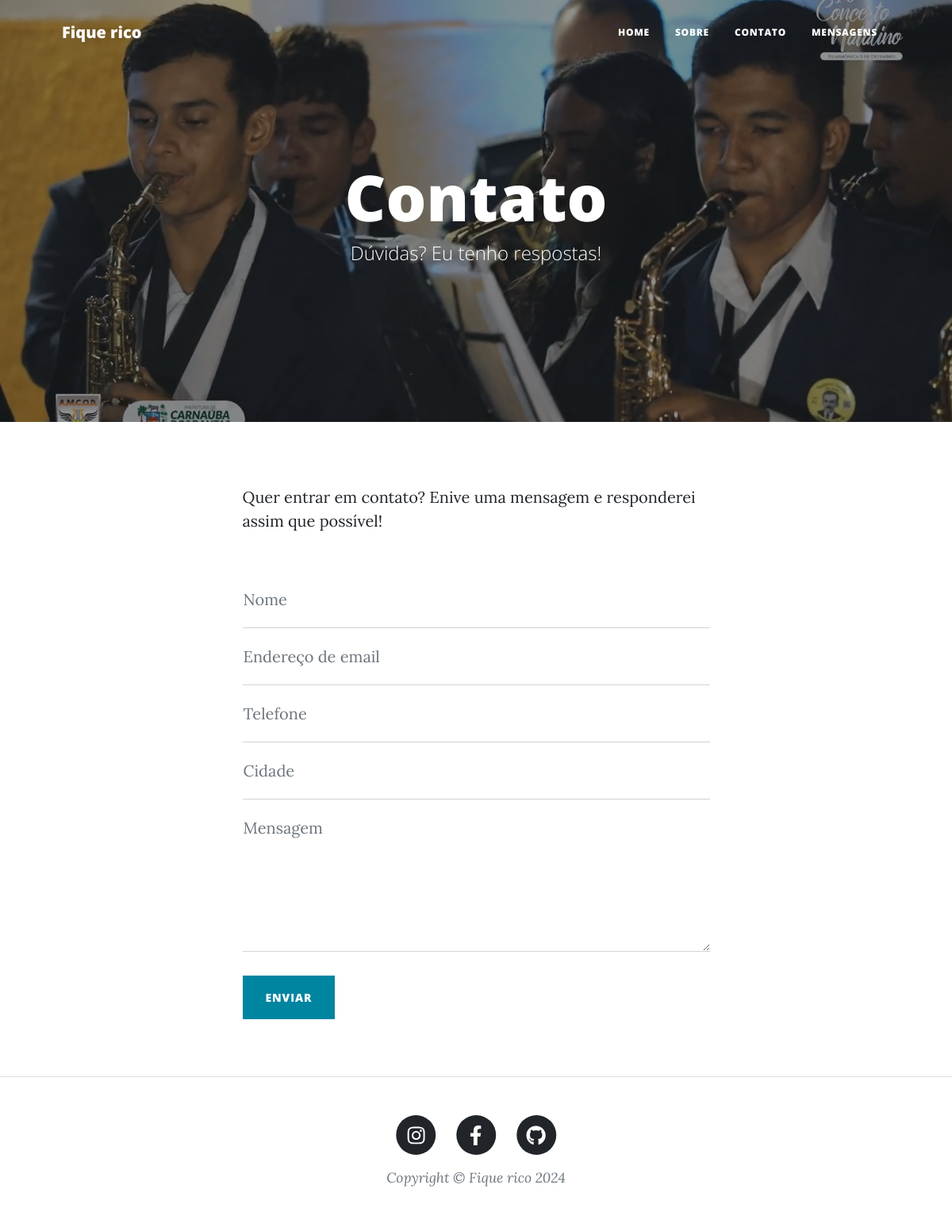
Screenshot of /contato/ with the database file from the repository.
### blog/models.py (models this page shows, shortened)
class Blog(models.Model):
    nome = models.CharField(max_length=100)
    subnome = models.CharField(max_length=100, blank=True)
    descricao = models.TextField(max_length=2000)
    capa = models.ImageField()
    instagram = models.URLField()
    facebook = models.URLField()
    github = models.URLField()
    autores = models.ManyToManyField(User)

### blog/views.py (the view)
# urls.py: path('contato/', views.contato, name='contato'),
def contato(request):
    context = {
            "blog" : Blog.objects.first(),
    }
    if request.method == "POST":
        print(request.POST['nome'])
        print(request.POST['email'])
        print(request.POST['telefone'])
        print(request.POST['cidade'])
        print(request.POST['mensagem'])
        context['erro'] = {}
        if not request.POST['nome']:
            context['erro']['nome'] = True
        if not request.POST['email']:
            context['erro']['email'] = True
        if not request.POST['telefone']:
            context['erro']['telefone'] = True
        if not request.POST['mensagem']:
            context['erro']['mensagem'] = True
        if context['erro']:
            return render(request, "contato.html", context)
        mensagem = Mensagem(nome=request.POST['nome'],
                            email = request.POST['email'],
                            telefone = request.POST['telefone'],
                            cidade = request.POST['cidade'],
                            mensagem = request.POST['mensagem']
                            )
        mensagem.save()
        return render(request, "contato.html", context)
    else:
        return render(request, "contato.html", context)

### blog/templates/contato.html (shortened to what this page needs)
{% extends "base.html" %}
{% load static %}
{% block header %}
<header class="masthead" style="background-image: url({{ blog.capa.url }})">
    <div class="container position-relative px-4 px-lg-5">
        <div class="row gx-4 gx-lg-5 justify-content-center">
            <div class="col-md-10 col-lg-8 col-xl-7">
                <div class="page-heading">
                    <h1>Contato</h1>
                    <span class="subheading">Dúvidas? Eu tenho respostas!</span>
                </div>
            </div>
        </div>
    </div>
</header>
{% endblock header %}
{% block content %}
<main class="mb-4">
    <div class="container px-4 px-lg-5">
        <div class="row gx-4 gx-lg-5 justify-content-center">
            <div class="col-md-10 col-lg-8 col-xl-7">
                <p>Quer entrar em contato? Enive uma mensagem e responderei assim que possível!</p>
                <div class="my-5">
                    <form id="contactForm" method="POST">
                        <div class="form-floating">
                            <input class="form-control {% if erro.nome %}is-invalid{% endif %}" id="name" name="nome" type="text" placeholder="Digite seu nome..." data-sb-validations="required" />
                            <label for="name">Nome</label>
                        </div>
                        <div class="form-floating">
                            <input class="form-control {% if erro.email %}is-invalid{% endif %}" id="email" name="email" type="email" placeholder="Digite seu email..." data-sb-validations="required,email" />
                            <label for="email">Endereço de email</label>
                        </div>
                        <div class="form-floating">
                            <input class="form-control {% if erro.telefone %}is-invalid{% endif %}" id="phone" name="telefone" type="tel" placeholder="Digite seu telefone..." data-sb-validations="required" />
                            <label for="phone">Telefone</label>
                        </div>
                        <div class="form-floating">
                            <input class="form-control" id="cidade" name="cidade" type="tel" placeholder="Digite sua cidade..." data-sb-validations="required" />
                            <label for="cidade">Cidade</label>
                        </div>
                        <div class="form-floating">
                            <textarea class="form-control {% if erro.mensagem %}is-invalid{% endif %}" id="message" name="mensagem" placeholder="Digite sua mensagem aqui..." style="height: 12rem" data-sb-validations="required"></textarea>
                            <label for="message">Mensagem</label>
                        </div>
                        <br />
                        <button class="btn btn-primary text-uppercase" id="submitButton" type="submit">Enviar</button>
                    </form>
                </div>
            </div>
        </div>
    </div>
</main>
{% endblock content %}

### blog/templates/base.html (shortened to what this page needs)
{% load static %}
<!DOCTYPE html>
<html lang="pt-br">
    <head>
        <link href="{% static 'css/styles.css' %}" rel="stylesheet" />
    </head>
    <body>
        <nav class="navbar navbar-expand-lg navbar-light" id="mainNav">
            <div class="container px-4 px-lg-5">
                <a class="navbar-brand" href=" {% url 'index' %}">{{ blog.nome }}</a>
                <div class="collapse navbar-collapse" id="navbarResponsive">
                    <ul class="navbar-nav ms-auto py-4 py-lg-0">
                        <li class="nav-item"><a class="nav-link px-lg-3 py-3 py-lg-4" href="{% url 'index' %}">Home</a></li>
                        <li class="nav-item"><a class="nav-link px-lg-3 py-3 py-lg-4" href=" {% url 'sobre' %}">Sobre</a></li>
                        <li class="nav-item"><a class="nav-link px-lg-3 py-3 py-lg-4" href=" {% url 'contato' %}">Contato</a></li>
                        <li class="nav-item"><a class="nav-link px-lg-3 py-3 py-lg-4" href=" {% url 'mensagem' %}">Mensagens</a></li>
                    </ul>
                </div>
            </div>
        </nav>
        {% block header %}{% endblock header %}
        {% block content %}
        {% endblock content %}
        <footer class="border-top">
            <div class="container px-4 px-lg-5">
                <div class="row gx-4 gx-lg-5 justify-content-center">
                    <div class="col-md-10 col-lg-8 col-xl-7">
                        <ul class="list-inline text-center">
                            <li class="list-inline-item">
                                <a href="{{ blog.instagram }}">
                                    <span class="fa-stack fa-lg">
                                        <i class="fas fa-circle fa-stack-2x"></i>
                                        <i class="fab fa-instagram fa-stack-1x fa-inverse"></i>
                                    </span>
                                </a>
                            </li>
                            <li class="list-inline-item">
                                <a href="{{ blog.facebook }}">
                                    <span class="fa-stack fa-lg">
                                        <i class="fas fa-circle fa-stack-2x"></i>
                                        <i class="fab fa-facebook-f fa-stack-1x fa-inverse"></i>
                                    </span>
                                </a>
                            </li>
                            <li class="list-inline-item">
                                <a href="{{ blog.github }}">
                                    <span class="fa-stack fa-lg">
                                        <i class="fas fa-circle fa-stack-2x"></i>
                                        <i class="fab fa-github fa-stack-1x fa-inverse"></i>
                                    </span>
                                </a>
                            </li>
                        </ul>
                        <div class="small text-center text-muted fst-italic">Copyright &copy; {{ blog.nome }} {% now 'Y' %}</div>
                    </div>
                </div>
            </div>
        </footer>
    </body>
</html>

### rows the page displays
Blog: nome "Fique rico", capa (picture)
